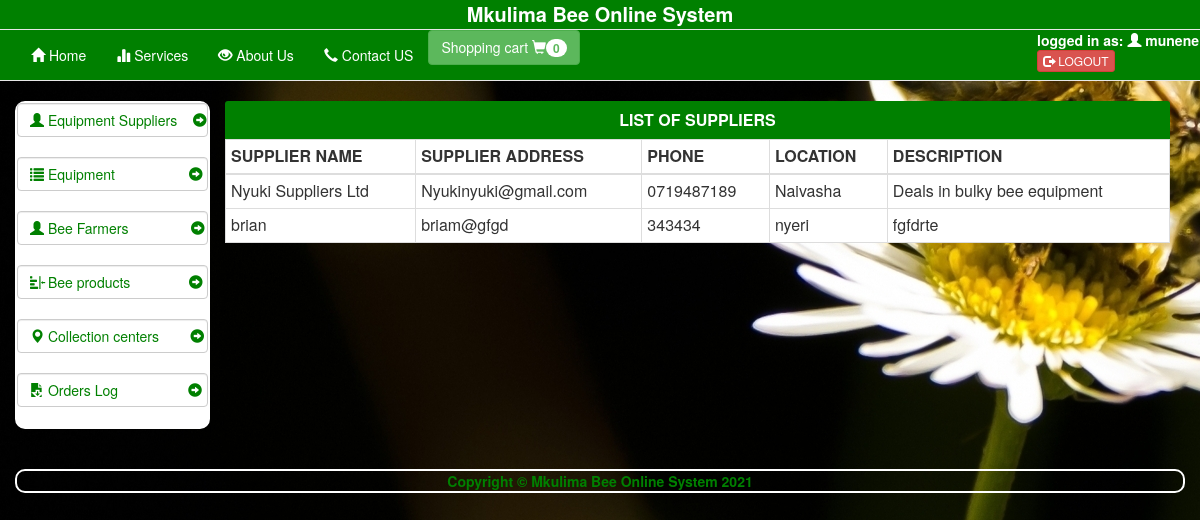
Page /suppliers.php (signed in) on the committed database.
### tables this page shows
CREATE TABLE IF NOT EXISTS `supplier` (
  `supplier_id` int(10) NOT NULL,
  `supplier_name` varchar(50) NOT NULL,
  `supplier_address` varchar(20) NOT NULL,
  `phone` varchar(50) NOT NULL,
  `location` varchar(50) NOT NULL,
  `description` varchar(200) NOT NULL
);

### suppliers.php (the view, shortened to what this page needs)
 <body style="background: url(img/index.jpg) no-repeat center center fixed">
 <?php include("mainheader.php");?>
 <div class="container">
<div class="row">
 <?php include("servicesidebar.php");?>
 <div class="col-xs-10 table-responsive">
  <div class = "panel-heading" style="background-color:green;">
		<font color=white><center><h3 class ="panel-title"><b>LIST OF SUPPLIERS</b></center></h3></font>
		</div>
 <table class="table table-stripped table-hover table-bordered table-condensed" style="background-color:white;">
	<thead>
		<tr>
			<th>SUPPLIER NAME</th>
			<th>SUPPLIER ADDRESS</th>
			<th>PHONE</th>
			<th>LOCATION</th>
			<th>DESCRIPTION</th>
		</tr>
	</thead>
	<tbody>
		<?php
			$results = mysql_query("SELECT * FROM `supplier`") or die (mysql_error());
			while($project = mysql_fetch_array($results)){
				echo "
				<tr>
					<td>".$project['supplier_name']."</td>
					<td>".$project['supplier_address']."</td>
					<td>".$project['phone']."</td>
					<td>".$project['location']."</td>
					<td>".$project['description']."</td>
				</tr>
				";
			}
		?>
	</tbody>
 </table>
 </div>
</div>
<BR />
<br />
<?php include("mainfooter.php");?>
</div>
</body>

### rows in the picture
supplier: supplier_name "Nyuki Suppliers Ltd", supplier_address "Nyukinyuki@gmail.com", phone "0719487189", location "Naivasha", description "Deals in bulky bee equipment"
supplier: supplier_name "brian", supplier_address "briam@gfgd", phone "343434", location "nyeri", description "fgfdrte"

### other values in the picture
$totalqty "0"
$_SESSION['loguser'] "munene"
